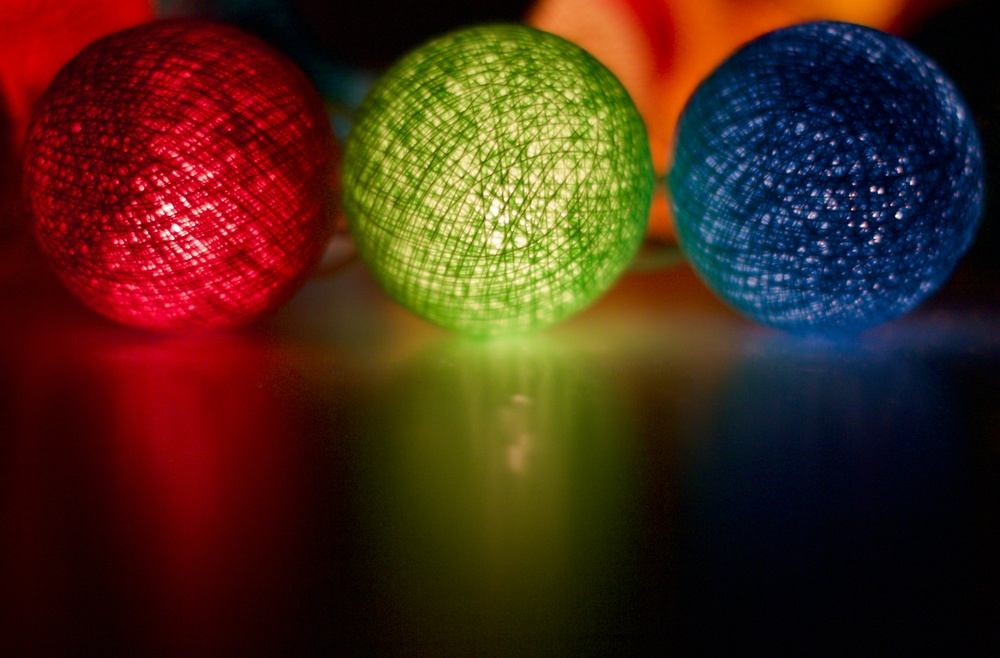
#> input picture Lab-1/images/color.jpg, 1000 x 658 px, shrunk from 4950 x 3259 before the run, found by its file name
$ python RGB2GREY.py
#> lines starting #> are read from the running program, lines starting #| are printed output that depends on the picture

import matplotlib.pyplot as plt
import numpy as np

# Read the image
image = plt.imread("lab-1/images/color.jpg")
#> image is the input picture: shape (658, 1000, 3); mean R, G, B 71, 41.5, 24.8
print(image.shape)
#| (658, 1000, 3)

# Get the RGB channels
R = image[:, :, 0]
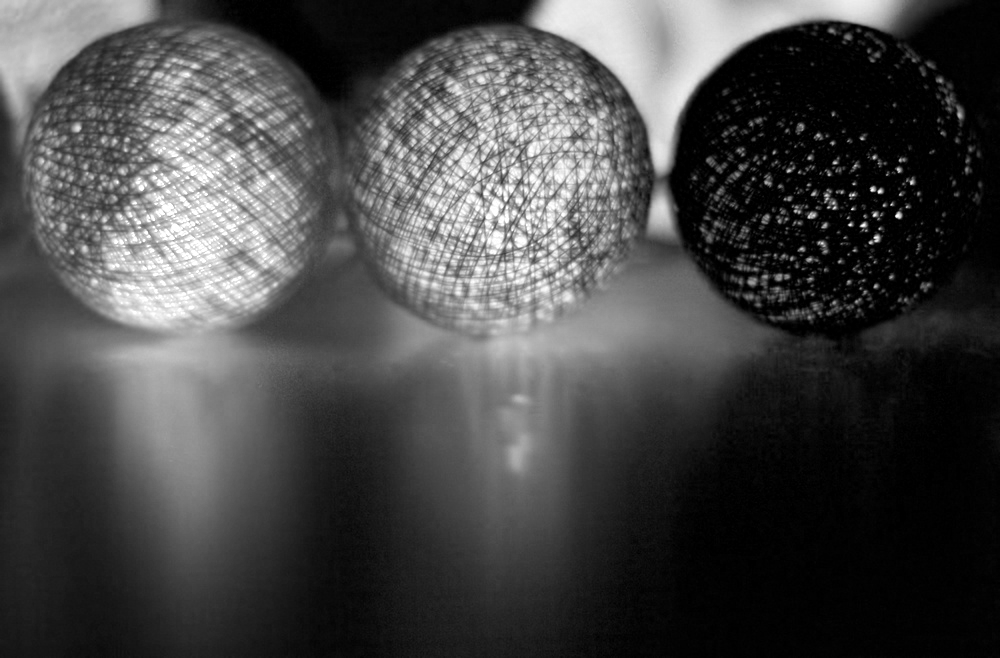
#> R: shape (658, 1000); min 0, max 255, mean 71
G = image[:, :, 1]
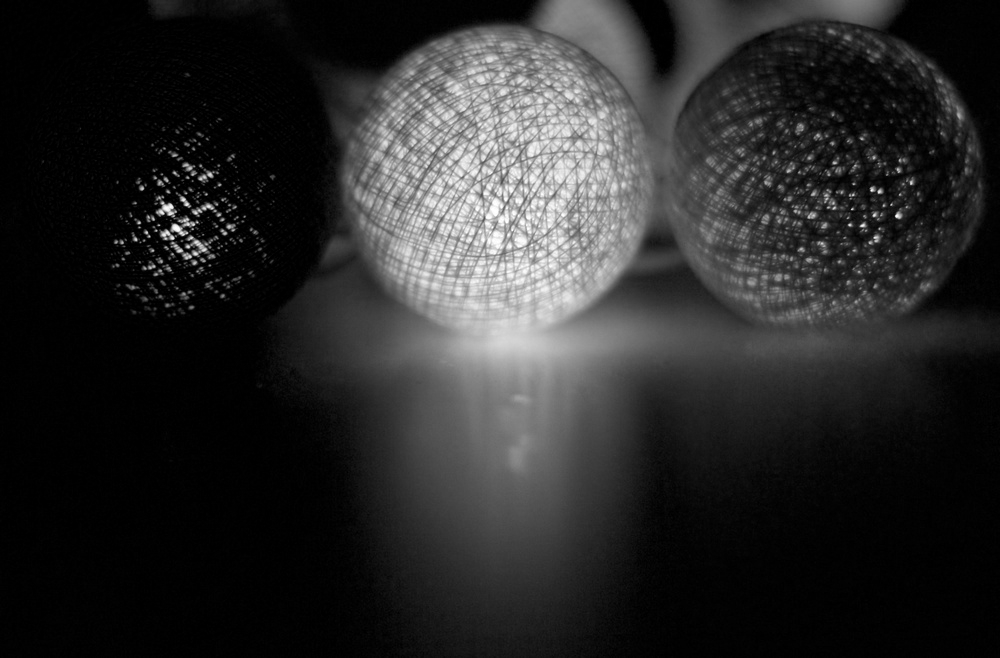
#> G: shape (658, 1000); min 0, max 255, mean 41.5
B = image[:, :, 2]
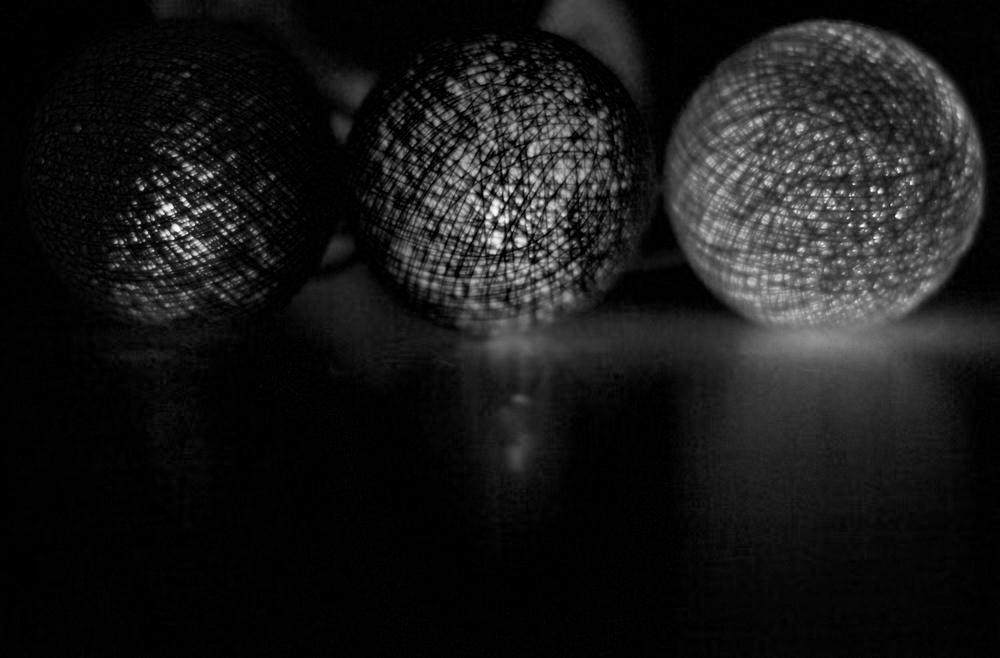
#> B: shape (658, 1000); min 0, max 255, mean 24.8

# Use only the Red channel
gray = R

# Display the grayscale image
plt.imshow(gray, cmap="gray")
plt.imsave("lab-1/images/grey.jpg", gray, cmap="gray")
plt.axis("off")
plt.show()
